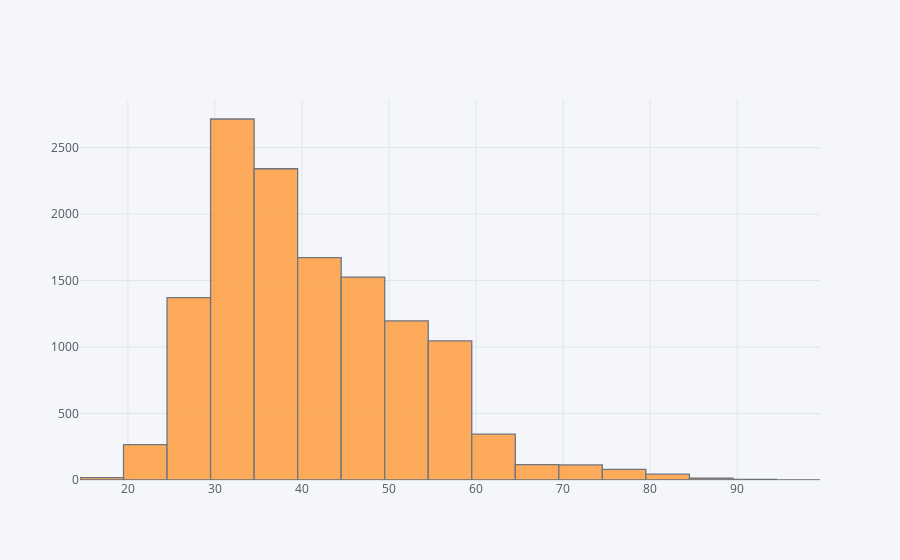

Notebook cell for this chart:
### Code cell
data['age'].iplot(kind='hist',bins=30)

### Figure 1 — Plotly figure (JSON) as saved in the notebook; plotly's stock layout.template omitted (floating-point values rounded to 4 significant figures; data arrays with more than 128 entries replaced by an {"elided": "..."} marker saying what was removed)
{"data": [{"histfunc": "count", "histnorm": "", "marker": {"color": "rgba(255, 153, 51, 1.0)", "line": {"color": "#4D5663", "width": 1.3}}, "name": "age", "nbinsx": 30, "opacity": 0.8, "orientation": "v", "type": "histogram", "x": {"elided": "12870 int values"}}], "layout": {"barmode": "overlay", "legend": {"bgcolor": "#F5F6F9", "font": {"color": "#4D5663"}}, "paper_bgcolor": "#F5F6F9", "plot_bgcolor": "#F5F6F9", "title": {"font": {"color": "#4D5663"}}, "xaxis": {"gridcolor": "#E1E5ED", "showgrid": true, "tickfont": {"color": "#4D5663"}, "title": {"font": {"color": "#4D5663"}, "text": ""}, "zerolinecolor": "#E1E5ED"}, "yaxis": {"gridcolor": "#E1E5ED", "showgrid": true, "tickfont": {"color": "#4D5663"}, "title": {"font": {"color": "#4D5663"}, "text": ""}, "zerolinecolor": "#E1E5ED"}}}
